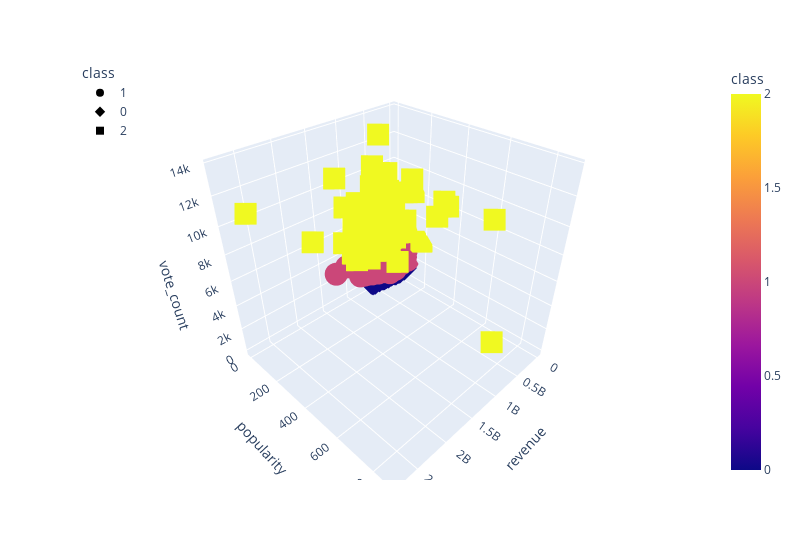

Here is the notebook cell this chart was saved with:
### Code cell
# Plotting the clusters with three features
fig = px.scatter_3d(movies_final_df, x="revenue", y="popularity", 
                    z="vote_count", color="class", symbol="class", 
                    width=800)
fig.update_layout(legend=dict(x=0,y=1))
fig.show()
